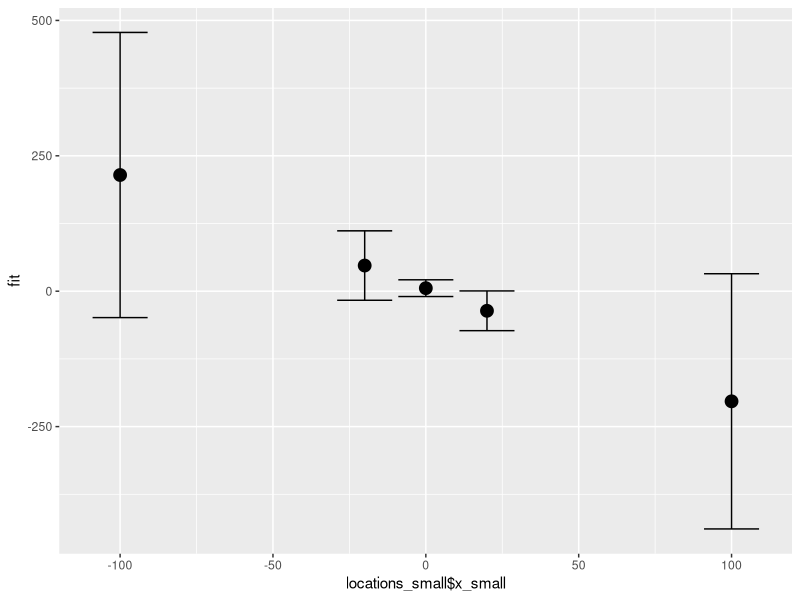
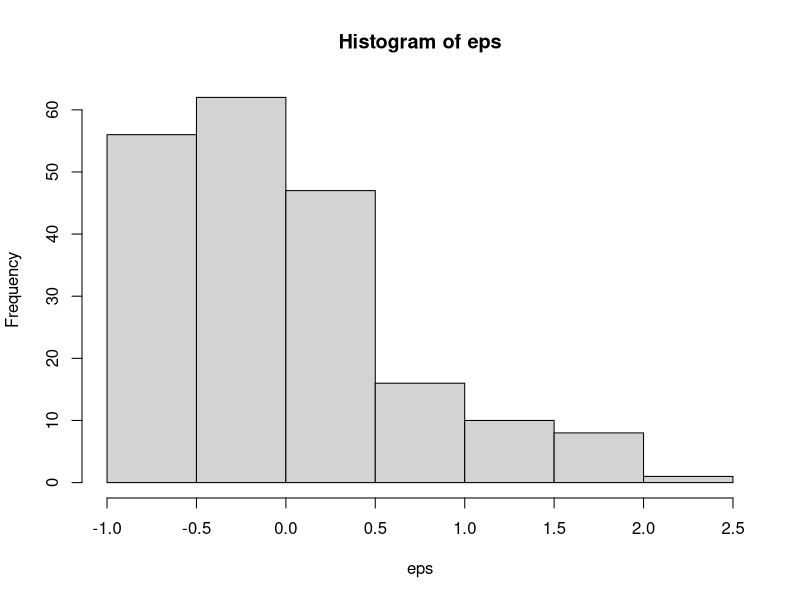

Here is the R script that generated these plots, in order:
## ---- chunk 1
knitr::opts_chunk$set(echo = TRUE)
## ---- chunk 2
require(ggplot2)
## ---- chunk 3
set.seed(1)
# Sample code to get started
n_small <- 20
n_med <- 100
n_large <- 5000
b0 <- 10
b1 <- 2

# small sample size
x_small <- runif(n_small, 0, 10)
eps_small <- 3 * rnorm(n_small)
y_small <- b0 - b1 * (x_small - 5)^2 + eps_small


# med sample size
x_med <- runif(n_med, 0, 10)
eps_med <- 3 * rnorm(n_med)
y_med <- b0 - b1 * (x_med - 5)^2 + eps_med

# lrg sample size
x_large <- runif(n_large, 0, 10)
eps_large <- 3 * rnorm(n_large)
y_large <- b0 - b1 * (x_large - 5)^2 + eps_large

# part c, for each simulation:
# predict y-hat at several different locations using a confidence interval.
locations <- c(-100, -20, 0, 20, 100)
locations_small <- data.frame(x_small = locations)

lm_small <- lm(y_small ~ x_small)
yhat_small <- predict.lm(lm_small, newdata=locations_small, interval="confidence")

summary(lm_small)$coef
(confint(lm_small))
(anova(lm_small)$'Mean Sq'[2])
(summary(lm_small)$coeff[,4])
## ---- chunk 4
yhat_small <- data.frame(yhat_small)

ggplot(yhat_small, aes(x =locations_small$x_small, y = fit)) +
  geom_point(size = 4) +
  geom_errorbar(aes(ymax = yhat_small$upr, ymin = yhat_small$lwr))
## ---- chunk 5
locations_med <- data.frame(x_med = locations)
lm_med <- lm(y_med ~ x_med)
yhat_med <- predict.lm(lm_med, newdata=locations_med, interval="confidence")
(yhat_med)
summary(lm_med)$coef
(confint(lm_med))
(anova(lm_med)$'Mean Sq'[2])
(summary(lm_med)$coeff[,4])
## ---- chunk 6
locations_large <- data.frame(x_large = locations)
lm_large <- lm(y_large ~ x_large)
yhat_large <- predict.lm(lm_large, newdata=locations_large, interval="confidence")
(yhat_large)
summary(lm_large)$coef
(confint(lm_large))
(anova(lm_large)$'Mean Sq'[2])
(summary(lm_large)$coeff[,4])
## ---- chunk 7
# Sample code to get started
n <- 200
b0 <- 10
b1 <- 2
eps_alpha <- 2
eps_beta <- 1/4


x <- runif(n, 0, 10)
eps <- (rgamma(n, eps_alpha, 1/eps_beta) - eps_alpha * eps_beta) * 2
y <- b0 - b1 * x + eps

hist(eps)
var(eps)
mean(eps)

## ---- chunk 8
# Sample code to get started
n <- 200
b0 <- 10
b1 <- 10

x <- runif(n, 0, 10)
eps <- rnorm(n, sd = 0.5 * x^2)
y <- b0 + b1 * x + eps

## ---- chunk 9
# Sample code to get started
n <- 200
b0 <- 10
b1 <- 10
rho <- 0.9
sigma <- 2

x <- runif(n, 0, 10)

eps <- arima.sim(model = list(ar = rho), n = n)

y <- b0 + b1 * x + eps

# OR...

eps <- rep(0, n)
e.ind <- rnorm(n, mean = 0, sd = (sigma / sqrt(1-rho^2)))
eps[1] <- e.ind[1]
for (i in 2:n) {
  eps[i] <- rho * eps[i-1] + e.ind[i]
}

y <- b0 + b1 * x + eps
## ---- chunk 10
n <- 20
b0 <- 10
b1 <- 3
b2 <- 7

simga <- 2

x1 <- runif(n, 0, 10)
x2 <- x1 + rnorm(n)
cor(x1, x2)


eps <- rnorm(n, sd = sigma)
y <- b0 + b1 * x1 + b2 * x2 + eps
